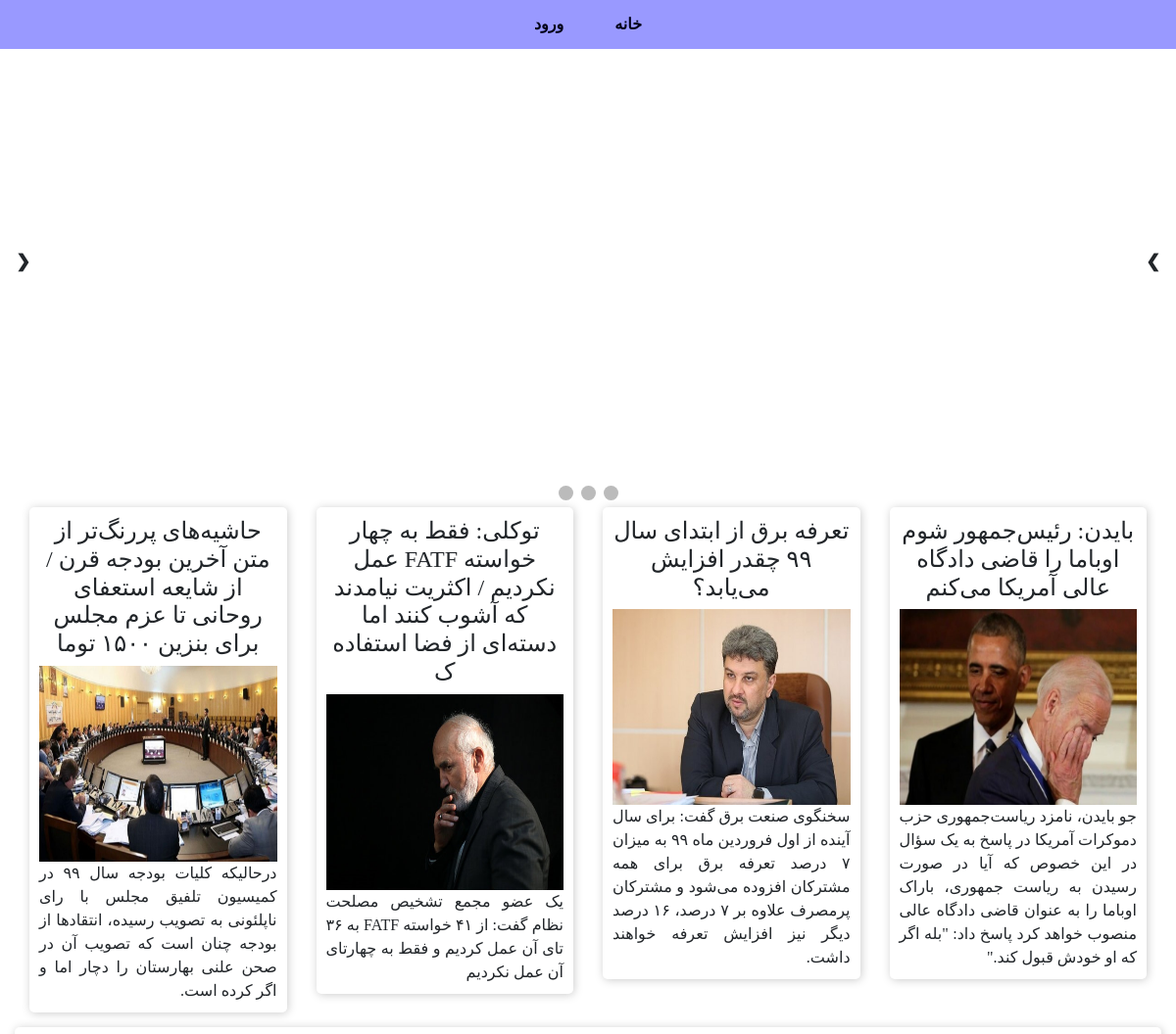
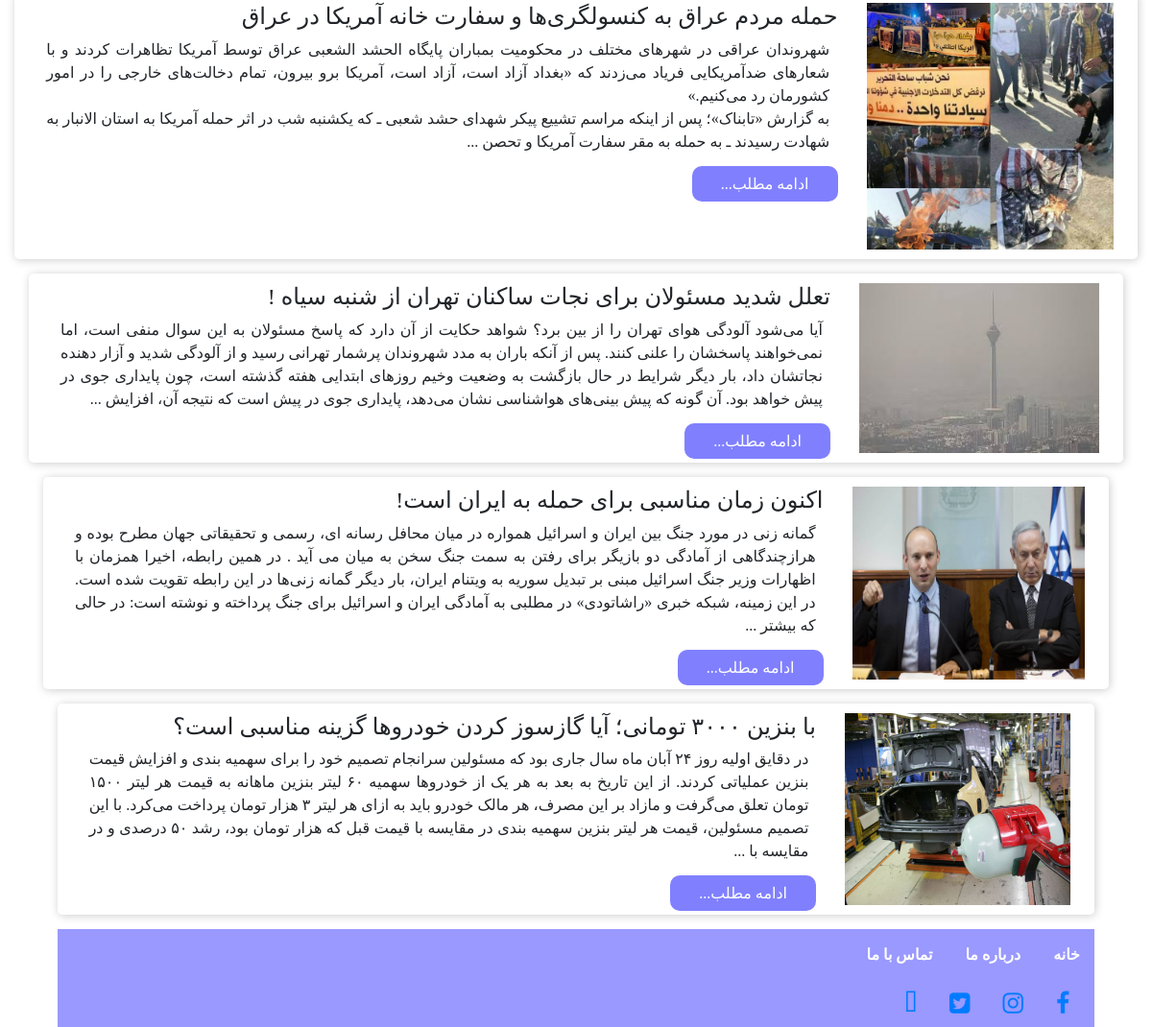
The page / on the database its author committed (2 pictures, top to bottom).
### tables this page shows
CREATE TABLE `menu` (
  `id` int(11) NOT NULL,
  `title` varchar(100) NOT NULL,
  `link` varchar(200) NOT NULL
);

CREATE TABLE `specialpost` (
  `id` int(11) NOT NULL,
  `title` varchar(100) NOT NULL,
  `src` varchar(100) NOT NULL,
  `content` varchar(1000) NOT NULL
);

CREATE TABLE `post` (
  `id` int(11) NOT NULL,
  `title` varchar(100) NOT NULL,
  `src` varchar(100) NOT NULL,
  `content` varchar(5000) NOT NULL
);

### func/func.php (called while the page is built)
<?php
function post_content($text)
{
	$text=substr($text,0,800);
	$text=substr($text,0,strrpos($text," "));
	$text=$text." ...";
	return $text;
}
?>

### index.php (the view, shortened to what this page needs)
<?php include ("header.php"); ?>
<?php include ("slider.php"); ?>
<?php include ("specialPost.php"); ?>
<?php include ("func/func.php"); ?>
<?php
$posrsql="SELECT * FROM  `post` ORDER BY  `id` DESC ;";
$postquery=mysqli_query($connect,$posrsql);
while($postfetch=mysqli_fetch_assoc($postquery))
{
?>
<div class="big-post container-fluid">
    <div class="big-content col-md-12 row ">
        <div class="big-content-thumb col-md-3">
            <img src=<?php echo $postfetch["src"]; ?>>
        </div>
        <div class="text-big col-md-9">
                <div class="big-content-title ">
                    <h4><?php echo $postfetch["title"]; ?>  </h4>
                </div>
                <div class="big-content-txt">
                    <p> <?php echo post_content($postfetch["content"]); ?> </p>
                </div>
                <div class="big-content-footer">
                    <a href=<?php echo "readmore.php?postid=$postfetch[id]" ?>>ادامه مطلب...</a>
                </div>
            </div>
    </div>
<?php
}
?>
<?php include ("footer.php"); ?>
</body>
</html>

### header.php (shortened to what this page needs)
<!DOCTYPE html>
<html>
<head>
    <link rel="stylesheet" href="https://cdnjs.cloudflare.com/ajax/libs/font-awesome/4.7.0/css/font-awesome.min.css">
    <link rel="stylesheet" href="css/bootstrap.min.css">
    <link rel="stylesheet" href="css/fontawesome.css">
	<link rel="stylesheet" href="css/style.css">
</head>
<body>
    <div class="menu">
            <ul class="nav justify-content-center">
            <?php
			 include ("config.php");
			 $mnu="SELECT * FROM  `menu` ORDER BY  `id` DESC ;";
			 $mnuresult=mysqli_query($connect,$mnu);
			 while($mnufetch=mysqli_fetch_assoc($mnuresult))
			 {
			?>
                <li class="nav-item active"><a href=<?php echo $mnufetch["link"] ?> class="nav-link"><?php echo $mnufetch["title"] ?></a></li>
                <?php
			 }
				?>
            </ul>
    </div>

### slider.php (shortened to what this page needs)
<div class="slider">
    <div class="slideshow-container">
        <a class="prev" onclick="plusSlides(-1)">&#10094;</a>
        <a class="next" onclick="plusSlides(1)">&#10095;</a>
    </div>
    <br>
    <div style="text-align:center">
        <span class="dot" onclick="currentSlide(1)"></span>
        <span class="dot" onclick="currentSlide(2)"></span>
        <span class="dot" onclick="currentSlide(3)"></span>
    </div>
</div>

### specialPost.php
<div class="content-wrapp container-fluid  row text-center">
<?php
$i=0;
$specialposrsql="SELECT * FROM  `specialpost` ORDER BY  `id` DESC ;";
$specialpostquery=mysqli_query($connect,$specialposrsql);
while($specialpostfetch=mysqli_fetch_assoc($specialpostquery))
{
?>
        <div class=" col-sm-6 col-md-6 col-xl-3">
            <div class="content">
                <div class="content-title">
                        <h4><?php echo $specialpostfetch["title"]; ?></h4>
                </div>
                <div class="content-thumb">
                        <img src=<?php echo $specialpostfetch["src"]; ?>>
                </div>
                <div class="content-txt">
                    <p><?php echo $specialpostfetch["content"]; ?></p>
                </div>
            </div>
        </div>
        <?php
		$i++;
	if($i>=4)
	{
		break;
	}
			}
		?>
</div>

### footer.php
<footer>
    <div class="footer container-fluid">
        <div class="footermnu">
            <ul>
                <li><a href="index.php">خانه</a></li>
                <li><a href="aboutus.php">درباره ما</a></li>
                <li><a href="contactus.php">تماس با ما</a></li>
            </ul>
        </div>
        <div class="socialpage">
            <ul>
                <li><a href="#"><i class="fa fa-facebook" ></i></a></li>
                <li><a href="#"><i class="fa fa-instagram""></i></a></li>
                <li><a href="#"><i class="fa fa-twitter-square" ></i></a></li>
                <li><a href="#"><i class="fa fa-youtube-square" ></i></a></li>
            </ul>
        </div>
    </div>
</footer>

### css/style.css (style rules this page uses)
*,div,p,ul { padding:0px; margin:0px; }
body { font-family:"b yekan"; direction: rtl; }
.menu { background-color: #9999ff; }
.menu li a { color:#00001a; font-weight: 800; }
.menu li { padding:5px 10px; border-radius: 10px; }
.slider { width: 100%; height: auto; }
.content-wrapp { text-align: center; display: flex; margin: 0 auto; }
.content { border-radius: 5px; -webkit-box-shadow: 1px 1px 10px 0px rgba(204,204,204,1); -moz-box-shadow: 1px 1px 10px 0px rgba(204,204,204,1); box-shadow: 1px 1px 10px 0px rgba(204,204,204,1); padding: 10px; }
.content-title { text-align: center; }
.content-thumb { width: 100%; height: 200px; }
.content-thumb img { width: 100%; height: 100%; }
.content-txt { height: auto; text-align: justify; }
.big-content { direction: rtl; text-align: right; margin:15px auto; border-radius: 5px; -webkit-box-shadow: 1px 1px 10px 0px rgba(204,204,204,1); -moz-box-shadow: 1px 1px 10px 0px rgba(204,204,204,1); box-shadow: 1px 1px 10px 0px rgba(204,204,204,1); padding: 10px; }
.big-content-thumb img { width: 100%; height: 100%; }
.big-content-txt { margin: 0 1%; }
.big-content-txt p { text-align: justify; }
.big-content-footer { margin-top: 20px; }
.big-content-footer a { margin: 20px 0; background-color: #8080ff; color:#fff; border-radius: 10px; padding: 10px 30px; }
.slideshow-container { max-width: 100%; position: relative; margin: auto; }
.prev, .next { cursor: pointer; position: absolute; top: 50%; width: auto; margin-top: -22px; padding: 16px; color: white; font-weight: bold; font-size: 18px; transition: 0.6s ease; border-radius: 0 3px 3px 0; user-select: none; }
.next { right: 0; border-radius: 3px 0 0 3px; }
.prev { left:0; border-radius: 3px 0 0 3px; }
.dot { cursor: pointer; height: 15px; width: 15px; margin: 0 2px; background-color: #bbb; border-radius: 50%; display: inline-block; transition: background-color 0.6s ease; }
.footer { background: #9999ff; }
footer .container-fluid { padding: 0; }
.footermnu { width: 100%; height: auto; }
.footermnu a { text-decoration: none; color: #fff; font-weight: 800; }
.footermnu ul { direction: rtl; text-align: right; }
.footermnu ul li { display: inline-block; padding: 10px; margin: 5px; }
.socialpage { width: 100%; height: auto; }
.socialpage ul { direction: rtl; text-align: right; margin: 0 1%; }
.socialpage ul li { margin: 5px; display: inline-block; }
.socialpage ul li a { padding:5px 10px 2px; font-size: 25px; }

### rows shown on the page
menu: title "خانه"
menu: title "ورود"
specialpost: title "بایدن: رئیس‌جمهور شوم اوباما را قاضی دادگاه عالی آمریکا می‌کنم", src (picture), content "جو بایدن، نامزد ریاست‌جمهوری حزب دموکرات آمریکا در پاسخ به یک سؤال در این خصوص که آیا در صورت رسیدن به ریاست جمهوری، باراک اوباما را به عنوان قاضی دادگاه عالی منصوب خواهد کرد پاسخ داد: \"بله اگر که او خودش قبول کند.\""
specialpost: title "تعرفه برق از ابتدای سال ۹۹ چقدر افزایش می‌یابد؟", src (picture), content "سخنگوی صنعت برق گفت: برای سال آینده از اول فروردین ماه ۹۹ به میزان ۷ درصد تعرفه برق برای همه مشترکان افزوده می‌شود و مشترکان پرمصرف علاوه بر ۷ درصد، ۱۶ درصد دیگر نیز افزایش تعرفه خواهند داشت."
specialpost: title "توکلی: فقط به چهار خواسته FATF عمل نکردیم / اکثریت نیامدند که آشوب کنند اما دسته‌ای از فضا استفاده ک", src (picture), content "یک عضو مجمع تشخیص مصلحت نظام گفت: از ۴۱ خواسته FATF به ۳۶ تای آن عمل کردیم و فقط به چهارتای آن عمل نکردیم‌"
specialpost: title "حاشیه‌های پررنگ‌تر از متن آخرین بودجه قرن / از شایعه استعفای روحانی تا عزم مجلس برای بنزین ۱۵۰۰ توما", src (picture), content "درحالیکه کلیات بودجه سال ۹۹ در کمیسیون تلفیق مجلس با رای ناپلئونی به تصویب رسیده، انتقادها از بودجه چنان است که تصویب آن در صحن علنی بهارستان را دچار اما و اگر کرده است."
post: src (picture), title "حمله مردم عراق به کنسولگری‌ها و سفارت خانه آمریکا در عراق", content "شهروندان عراقی در شهر‌های مختلف در محکومیت بمباران پایگاه الحشد الشعبی عراق توسط آمریکا تظاهرات کردند و با شعار‌های ضدآمریکایی فریاد می‌زدند که «بغداد آزاد است، آزاد است، آمریکا برو بیرون، تمام دخالت‌های خارجی را در امور کشورمان رد می‌کنیم.» به گزارش «تابناک»؛ پس از اینکه مراسم تشییع پیکر شهدای حشد شعبی ـ که یکشنبه شب در اثر حمله آمریکا به استان الانبار به شهادت رسیدند ـ به حمله به مقر سفارت آمریکا و تحصن ..."
post: src (picture), title "تعلل شدید مسئولان برای نجات ساکنان تهران از شنبه سیاه !", content "آیا می‌شود آلودگی هوای تهران را از بین برد؟ شواهد حکایت از آن دارد که پاسخ مسئولان به این سوال منفی است، اما نمی‌خواهند پاسخشان را علنی کنند. پس از آنکه باران به مدد شهروندان پرشمار تهرانی رسید و از آلودگی شدید و آزار دهنده نجاتشان داد، بار دیگر شرایط در حال بازگشت به وضعیت وخیم روز‌های ابتدایی هفته گذشته است، چون پایداری جوی در پیش خواهد بود. آن گونه که پیش بینی‌های هواشناسی نشان می‌دهد، پایداری جوی در پیش است که نتیجه آن، افزایش ..."
post: src (picture), title "اکنون زمان مناسبی برای حمله به ایران است!", content "گمانه زنی در مورد جنگ بین ایران و اسرائیل همواره در میان محافل رسانه ای، رسمی و تحقیقاتی جهان مطرح بوده و هرازچندگاهی از آمادگی دو بازیگر برای رفتن به سمت جنگ سخن به میان می آید . در همین رابطه، اخیرا همزمان با اظهارات وزیر جنگ اسرائیل مبنی بر تبدیل سوریه به ویتنام ایران، بار دیگر گمانه زنی‌ها در این رابطه تقویت شده است. در این زمینه، شبکه خبری «راشاتودی» در مطلبی به آمادگی ایران و اسرائیل برای جنگ پرداخته و نوشته است: در حالی که بیشتر ..."
post: src (picture), title "با بنزین ۳۰۰۰ تومانی؛ آیا گازسوز کردن خودرو‌ها گزینه مناسبی است؟", content "در دقایق اولیه روز ۲۴ آبان ماه سال جاری بود که مسئولین سرانجام تصمیم خود را برای سهمیه بندی و افزایش قیمت بنزین عملیاتی کردند. از این تاریخ به بعد به هر یک از خودرو‌ها سهمیه ۶۰ لیتر بنزین ماهانه به قیمت هر لیتر ۱۵۰۰ تومان تعلق می‌گرفت و مازاد بر این مصرف، هر مالک خودرو باید به ازای هر لیتر ۳ هزار تومان پرداخت می‌کرد. با این تصمیم مسئولین، قیمت هر لیتر بنزین سهمیه بندی در مقایسه با قیمت قبل که هزار تومان بود، رشد ۵۰ درصدی و در مقایسه با ..."
